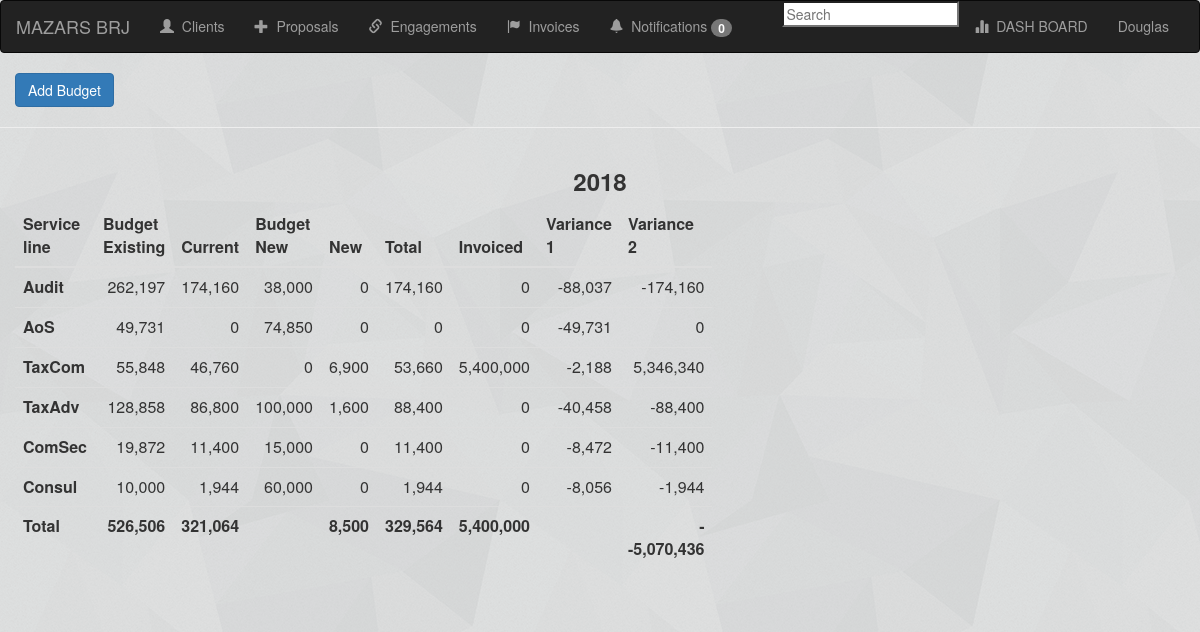
The page /dashboard (signed in) on the database its author committed.
### tracker/models.py (models this page shows, shortened)
class Target(models.Model):
    year        = models.IntegerField(choices=YEAR_CHOICES, unique=True)
    audit       = models.PositiveIntegerField(null=True, blank=True)
    aos         = models.PositiveIntegerField('AoS',null=True, blank=True)
    taxcom      = models.PositiveIntegerField('Tax Complaincy',null=True, blank=True)
    taxadv      = models.PositiveIntegerField('Tax Advisory',null=True, blank=True)
    comsec      = models.PositiveIntegerField('ComSec',null=True, blank=True)
    consul      = models.PositiveIntegerField('Consultancy',null=True, blank=True)
    account     = models.PositiveIntegerField('Accountancy',null=True, blank=True)
    audit_new   = models.PositiveIntegerField('audit',null=True, blank=True)
    aos_new     = models.PositiveIntegerField('AOS',null=True, blank=True)
    taxcom_new  = models.PositiveIntegerField('Tax Complaincy',null=True, blank=True)
    taxadv_new  = models.PositiveIntegerField('Tax Advisory',null=True, blank=True)
    comsec_new  = models.PositiveIntegerField('Company Sec',null=True, blank=True)
    consul_new  = models.PositiveIntegerField('Consultancy',null=True, blank=True)
    class Meta:
        ordering = ('-year',)

### tracker/views.py (the view)
# urls.py: path('dashboard', views.dashboard, name='dashboard'),
def dashboard(request):
    targets = Target.objects.all()
    dataset = Engagement.objects\
                .values('assignment','year')\
                .annotate(existing_count=Count('assignment', filter=Q(type='Existing')),
                        new_count=Count('assignment', filter=Q(type='New')),
                        active_count=Sum('active'),
                        )\
                .order_by('assignment')
    categories = list()
    new_series_data = list()
    existing_series_data = list()
    active_series_data = list()
    for entry in dataset:
        categories.append(entry['assignment'])
        new_series_data.append(entry['new_count'])
        existing_series_data.append(entry['existing_count'])
        active_series_data.append(entry['active_count'])
    new_series = {'name':'New',
                    'data':new_series_data,
                    'color':'green'
    }
    existing_series = {'name':'Existing',
                    'data':existing_series_data,
                    'color':'red'
    }
    chart = {
            'chart':{'type':'column'},
            'title':{'text': 'ENGAGEMENTS BY SERVICE'},
            'xAxis':{'categories':categories},
            'series':[new_series,existing_series]
    }
    dump =json.dumps(chart)
    def invoice(x):
        out = Invoice.objects.filter(engagement__assignment__contains=x).aggregate(Sum('amount'))['amount__sum']
        return int(0 if out is None else out)
    def total(a,b,c,d,e,f):
        return(a+b+c+d+e+f)
    invoices_taxcom =  invoice('Tax compliance')
    invoices_audit = invoice('Audit & assurance')
    invoices_aos = invoice('AOS')
    invoices_taxadv = invoice('Tax advisory')
    invoices_comsec = invoice('Company secretarial')
    invoices_consul = invoice('Consultancy')
    invoice_total = total(invoices_taxcom,invoices_audit,invoices_aos,invoices_taxadv,invoices_comsec,invoices_consul)
    def engagement(y):
        current = Engagement.objects.filter(assignment__contains=y).filter(type__contains='Existing').aggregate(Sum('active'))['active__sum']
        return int(0 if current is None else current)
    sum_tax = engagement('Tax compliance')
    sum_comsec = engagement('Company secretarial')
    sum_audit = engagement('Audit & assurance')
    sum_taxadv = engagement('Tax advisory')
    sum_account = engagement('Accountancy')
    sum_cons = engagement('Consultancy')
    sum_aos = engagement('AOS')
    summation_all_assign1 = total(sum_tax,sum_comsec,sum_audit,sum_taxadv,sum_account,sum_cons)
    summation_all_assign = sum_aos+summation_all_assign1
    def engagement_new(y):
        new = Engagement.objects.filter(assignment__contains=y).filter(type__contains='New').aggregate(Sum('active'))['active__sum']
        return int(0 if new is None else new)
    sum_tax_new = engagement_new('Tax compliance')
    sum_comsec_new = engagement_new('Company secretarial')
    sum_audit_new = engagement_new('Audit & assurance')
    sum_taxadv_new = engagement_new('Tax advisory')
    sum_account_new = engagement_new('Accountancy')
    sum_cons_new = engagement_new('Consultancy')
    sum_aos_new = engagement_new('AOS')
    summation_all_assign_new1 = total(sum_tax_new,sum_comsec_new,sum_audit_new,sum_taxadv_new,sum_account_new,sum_cons_new)
    summation_all_assign_new = sum_aos_new+summation_all_assign_new1
    total_tax = sum_tax+sum_tax_new
    total_comsec = sum_comsec+sum_comsec_new
    total_audit = sum_audit+sum_audit_new
    total_taxadv = sum_taxadv+sum_taxadv_new
    total_account = sum_account+sum_account_new
    total_cons = sum_cons+sum_cons_new
    total_aos = sum_aos+sum_aos_new
    total = total_tax+total_comsec+total_audit+total_taxadv+total_account+total_cons+total_aos
    var1_tax = int(0 if sum_tax_new is None else sum_tax_new)
    var1_comsec = int(0 if sum_tax is None else sum_tax)+int(0 if sum_tax_new is None else sum_tax_new)
    var1_audit = int(0 if sum_tax is None else sum_tax)+int(0 if sum_tax_new is None else sum_tax_new)
    var1_taxadv = int(0 if sum_tax is None else sum_tax)+int(0 if sum_tax_new is None else sum_tax_new)
    var1_account = int(0 if sum_tax is None else sum_tax)+int(0 if sum_tax_new is None else sum_tax_new)
    var1_cons = int(0 if sum_tax is None else sum_tax)+int(0 if sum_tax_new is None else sum_tax_new)
    var1_aos = int(0 if sum_tax is None else sum_tax)+int(0 if sum_tax_new is None else sum_tax_new)
    total_var1 = var1_tax+var1_comsec+var1_audit+var1_taxadv+var1_account+var1_cons+var1_aos
    var2_tax = int(0 if total_tax is None else total_tax)
    var2_comsec = int(0 if total_comsec is None else total_comsec)
    var2_audit = int(0 if total_audit is None else total_audit)
    var2_taxadv = int(0 if total_taxadv is None else total_taxadv)
    var2_account = int(0 if total_account is None else total_account)
    var2_cons = int(0 if total_cons is None else total_cons)
    var2_aos = int(0 if total_aos is None else total_aos)
    total_var2 = var2_tax+var2_comsec+var2_audit+var2_taxadv+var2_account+var2_cons+var2_aos
    context = {'targets':targets,
                'sum_tax':sum_tax,
                'sum_audit':sum_audit,
                'sum_taxadv':sum_taxadv,
                'sum_comsec':sum_comsec,
                'sum_account':sum_account,
                'sum_cons':sum_cons,
                'sum_aos':sum_aos,
                'summation_all_assign':summation_all_assign,
                'sum_audit_new':sum_audit_new,
                'sum_aos_new':sum_aos_new,
                'sum_comsec_new':sum_comsec_new,
                'sum_account_new':sum_account_new,
                'sum_taxadv_new':sum_taxadv_new,
                'sum_cons_new':sum_cons_new,
                'sum_tax_new':sum_tax_new,
                'summation_all_assign_new':summation_all_assign_new,
                'total_tax':total_tax,
                'total_comsec':total_comsec,
                'total_audit':total_audit,
                'total_taxadv':total_taxadv,
                'total_account':total_account,
                'total_cons':total_cons,
                'total_aos':total_aos,
                'var2_tax':var2_tax,
                'var2_comsec':var2_comsec,
                'var2_audit':var2_audit,
                'var2_taxadv':var2_taxadv,
                'var2_account':var2_account,
                'var2_cons':var2_cons,
                'var2_aos':var2_aos,
                'total_var2':total_var2,
                'total':total,
                'total_var1':total_var1,
                'invoices_taxcom':invoices_taxcom,
                'invoices_audit':invoices_audit,
                'invoices_aos':invoices_aos,
                'invoices_taxadv':invoices_taxadv,
                'invoices_comsec':invoices_comsec,
                'invoices_consul':invoices_consul,
                'invoice_total':invoice_total,
                'dataset':dataset,
                'chart':chart,
                }
    template_name = 'dashboard.html'
    return render(request, template_name, context)

### templates/dashboard.html (shortened to what this page needs)
{% extends 'base.html' %}
{% load humanize %}
{% load mathfilters %}
{% block content %}
<div class="container-fluid">
  <div class="mb-4">
  <a href="{% url 'tracker:add_target' %}" class="btn btn-primary">Add Budget</a>
  </div>
</div>
<hr>
<div class="container-fluid">
    {% if targets %}
    {% for target in targets %}
    <h3 align= 'middle'><b>{{target.year}}</b></h3>
    <div class="row">
  <div class="col-sm-6" align='left'>
    <table class="table table-sm">
      <thead class="thead-dark">
        <tr>
          <th scope="col">Service line</th>
          <th scope="col">Budget Existing</th>
          <th scope="col">Current</th>
          <th scope="col">Budget New</th>
          <th scope="col">New</th>
          <th scope="col">Total</th>
          <th scope="col">Invoiced</th>
          <th scope="col">Variance 1</th>
          <th scope="col">Variance 2</th>
        </tr>
      </thead>
      <tbody>
        <tr>
          <th scope="row" align="right">Audit</th>
          <td align="right">{{ target.audit|intcomma }}</td>
          <td align="right">{{sum_audit|intcomma}}</td>
          <td align="right">{{target.audit_new|intcomma}}</td>
          <td align="right">{{sum_audit_new|intcomma}}</td>
          <td align="right">{{total_audit|intcomma}}</td>
          <td align="right">{{invoices_audit|intcomma}}</td>
          <td align="right">{{total_audit|sub:target.audit |intcomma}}</td>
          <td align="right">{{invoices_audit|sub:total_audit|intcomma}}</td>
        </tr>
        <tr>
          <th scope="row">AoS</th>
          <td align="right">{{ target.aos|intcomma }}</td>
          <td align="right">{{sum_aos|intcomma}}</td>
          <td align="right">{{target.aos_new|intcomma}}</td>
          <td align="right">{{sum_aos_new|intcomma}}</td>
          <td align="right">{{total_aos|intcomma}}</td>
          <td align="right">{{invoices_aos|intcomma}}</td>
          <td align="right">{{total_aos|sub:target.aos|intcomma}}</td>
          <td align="right">{{invoices_aos|sub:total_aos|intcomma}}</td>
        </tr>
        <tr>
          <th scope="row">TaxCom</th>
          <td align="right">{{ target.taxcom|intcomma }}</td>
          <td align="right">{{sum_tax|intcomma}}</td>
          <td align="right">{{target.taxcom_new|intcomma}}</td>
          <td align="right">{{sum_tax_new|intcomma}}</td>
          <td align="right">{{total_tax|intcomma}}</td>
          <td align="right">{{invoices_taxcom|intcomma}}</td>
          <td align="right">{{total_tax|sub:target.taxcom|intcomma}}</td>
          <td align="right">{{invoices_taxcom|sub:total_tax|intcomma}}</td>
        </tr>
        <tr>
          <th scope="row">TaxAdv</th>
          <td align="right">{{ target.taxadv|intcomma }}</td>
          <td align="right">{{sum_taxadv|intcomma}}</td>
          <td align="right">{{target.taxadv_new|intcomma}}</td>
          <td align="right">{{sum_taxadv_new|intcomma}}</td>
          <td align="right">{{total_taxadv|intcomma}}</td>
          <td align="right">{{invoices_taxadv|intcomma}}</td>
          <td align="right">{{total_taxadv|sub:target.taxadv|intcomma}}</td>
          <td align="right">{{invoices_taxadv|sub:total_taxadv|intcomma}}</td>
        </tr>
        <tr>
          <th scope="row">ComSec</th>
          <td align="right">{{ target.comsec|intcomma }}</td>
          <td align="right">{{sum_comsec|intcomma}}</td>
          <td align="right">{{target.comsec_new|intcomma}}</td>
          <td align="right">{{sum_comsec_new|intcomma}}</td>
          <td align="right">{{total_comsec|intcomma}}</td>
          <td align="right">{{invoices_comsec|intcomma}}</td>
          <td align="right">{{total_comsec|sub:target.comsec |intcomma}}</td>
          <td align="right">{{invoices_comsec|sub:total_comsec|intcomma}}</td>
        </tr>
        <tr>
          <th scope="row">Consul</th>
          <td align="right">{{ target.consul|intcomma }}</td>
          <td align="right">{{sum_cons|intcomma}}</td>
          <td align="right">{{target.consul_new|intcomma}}</td>
          <td align="right">{{sum_cons_new|intcomma}}</td>
          <td align="right">{{total_cons|intcomma}}</td>
          <td align="right">{{invoices_consul|intcomma}}</td>
          <td align="right">{{total_cons|sub:target.consul  |intcomma}}</td>
          <td align="right">{{invoices_consul|sub:total_cons|intcomma}}</td>
        </tr>
        <tr>
          <th scope="row">Total</th>
          <td align="right"><b>{{target.audit|add:target.aos|add:target.taxcom|add:target.taxadv|add:target.comsec|add:target.consul|intcomma}}</b></td>
          <td align="right"><b>{{summation_all_assign|intcomma}}</b></td>
          <td align="right"><b></b> </td>
          <td align="right"> <b>{{summation_all_assign_new|intcomma}}</b> </td>
          <td align="right"> <b>{{total|intcomma}}</b> </td>
          <td align="right"><b>{{invoice_total|intcomma}}</b></td>
          <td align="right"><b></b></td>
          <td align="right"><b>-{{total|sub:invoice_total|intcomma}}</b></td>
        </tr>
      </tbody>
    </table>
{% endfor %}
{% else %}
<div class="alert alert-success" role="alert" align=center>
  <h3>No Targets Set Yet</h3>
</div>
{% endif %}
</div>
<div class="col-sm-6" id="container" style="width:50%; height:400px;" >
</div>
</div>
</div>
{% endblock %}

### templates/base.html (shortened to what this page needs)
<html lang="en">
<head>
    {% load staticfiles %}
    <link rel="stylesheet" href="https://maxcdn.bootstrapcdn.com/bootstrap/3.3.6/css/bootstrap.min.css">
    <link rel="stylesheet" href="{% static 'css/styles.css' %}">
</head>
<body>
  <nav class="navbar navbar-inverse">
      <div class="container-fluid">
          <div class="navbar-header">
              <a class="navbar-brand" href="{% url 'tracker:home' %}">MAZARS BRJ</a>
          </div>
          <div class="collapse navbar-collapse" id="topNavBar">
              <ul class="nav navbar-nav">
                  <li class="#"><a href="{% url 'tracker:home' %}"><span class="glyphicon glyphicon-user"></span>&nbsp; Clients</a></li>
                  <li class="#"><a href="{% url 'tracker:new_proposal' %}"><span class="glyphicon glyphicon-plus"></span>&nbsp; Proposals</a></li>
                  <li class="#"><a href="{% url 'tracker:search' %}"><span class="glyphicon glyphicon-link" aria-hidden="true"></span>&nbsp; Engagements</a></li>
                  <li class="#"><a href="{% url 'tracker:all_invoices' %}"><span class="glyphicon glyphicon-flag" aria-hidden="true"></span>&nbsp; Invoices</a></li>
                  <li class="#"><a href="#"><span class="glyphicon glyphicon-bell"></span>&nbsp; Notifications <span class="badge badge-light">0</span></a></li>
              </ul>
              <ul class="nav navbar-nav navbar-right">
                <li>
                   <form id="demo-2">
                      <input type="search" placeholder="Search">
                    </form>
                </li>
                  <li>
                      <a href="{% url 'tracker:dashboard' %}">
                          <span class="glyphicon glyphicon-stats" aria-hidden="true"></span>&nbsp; DASH BOARD
                      </a>
                  </li>
                {% if user.is_authenticated %}
                  <li class="nav-item dropdown">
                    <a class="nav-link dropdown-toggle" href="#" id="userMenu" data-toggle="dropdown" aria-haspopup="true" aria-expanded="false">
                      {{ user.username|title }}
                    </a>
                  </li>
      {% endif %}
        </ul>
          </div>
      </div>
  </nav>
  {% block content %}
  {% endblock %}
</body>
</html>

### static/css/styles.css (style rules this page uses)
body { background-image: url(../image/shattered.png); }

### rows shown on the page
Target: year "2018", audit "262,197", sum_audit "174,160", audit_new "38,000", taxcom_new "0", total_audit "174,160", audit "-88,037", invoices_audit "-174,160", aos "49,731", aos_new "74,850", aos "-49,731", taxcom "55,848", sum_tax "46,760", sum_tax_new "6,900", total_tax "53,660", invoices_taxcom "5,400,000", taxcom "-2,188", invoices_taxcom "5,346,340", taxadv "128,858", sum_taxadv "86,800", taxadv_new "100,000", sum_taxadv_new "1,600", total_taxadv "88,400", taxadv "-40,458", invoices_taxadv "-88,400", comsec "19,872", sum_comsec "11,400", comsec_new "15,000", total_comsec "11,400", comsec "-8,472", invoices_comsec "-11,400", consul "10,000", sum_cons "1,944", consul_new "60,000", total_cons "1,944", consul "-8,056", invoices_consul "-1,944", audit|add "526,506", summation_all_assign "321,064", summation_all_assign_new "8,500", total "329,564", invoice_total "5,400,000", total "-5,070,436"

### other values the page prints
{{ user.username|title }} "Douglas"
